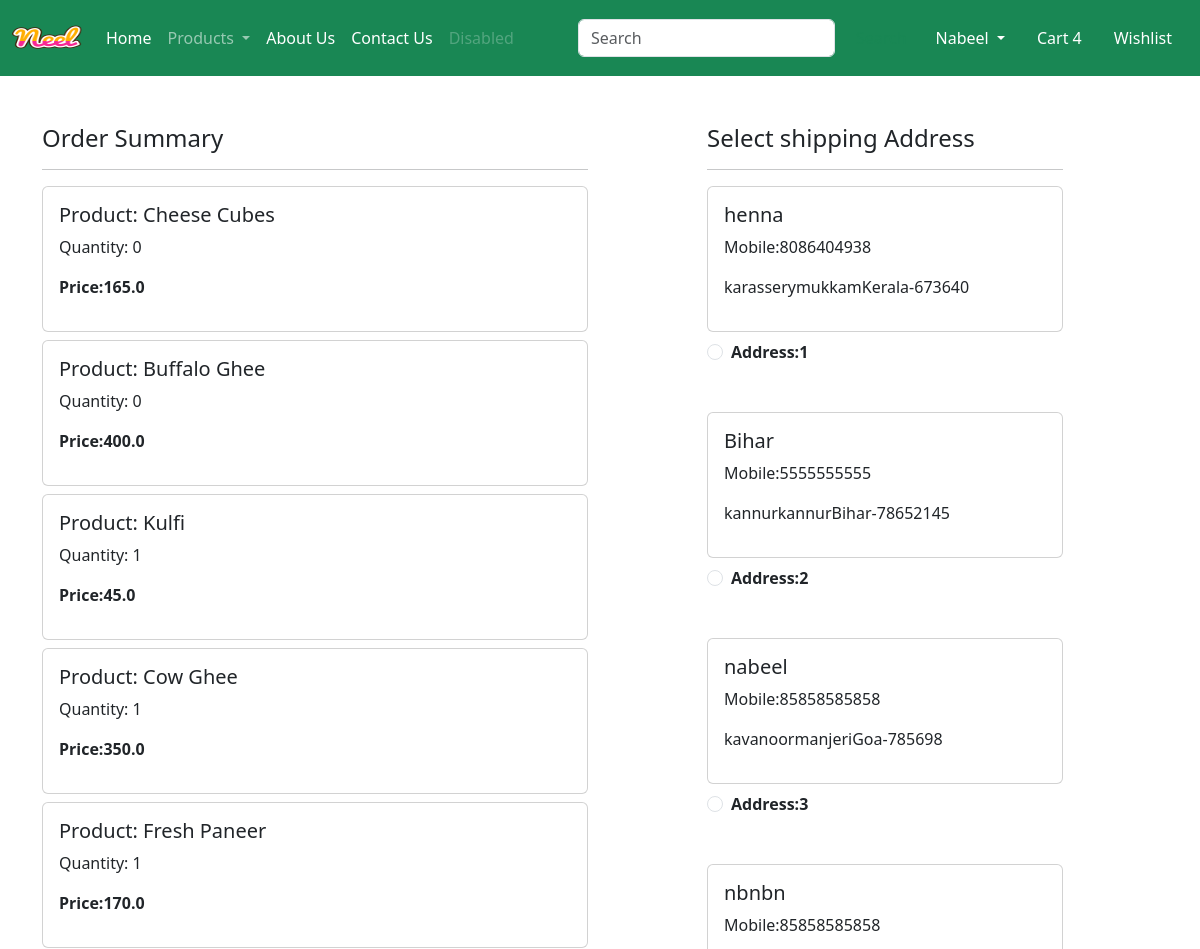
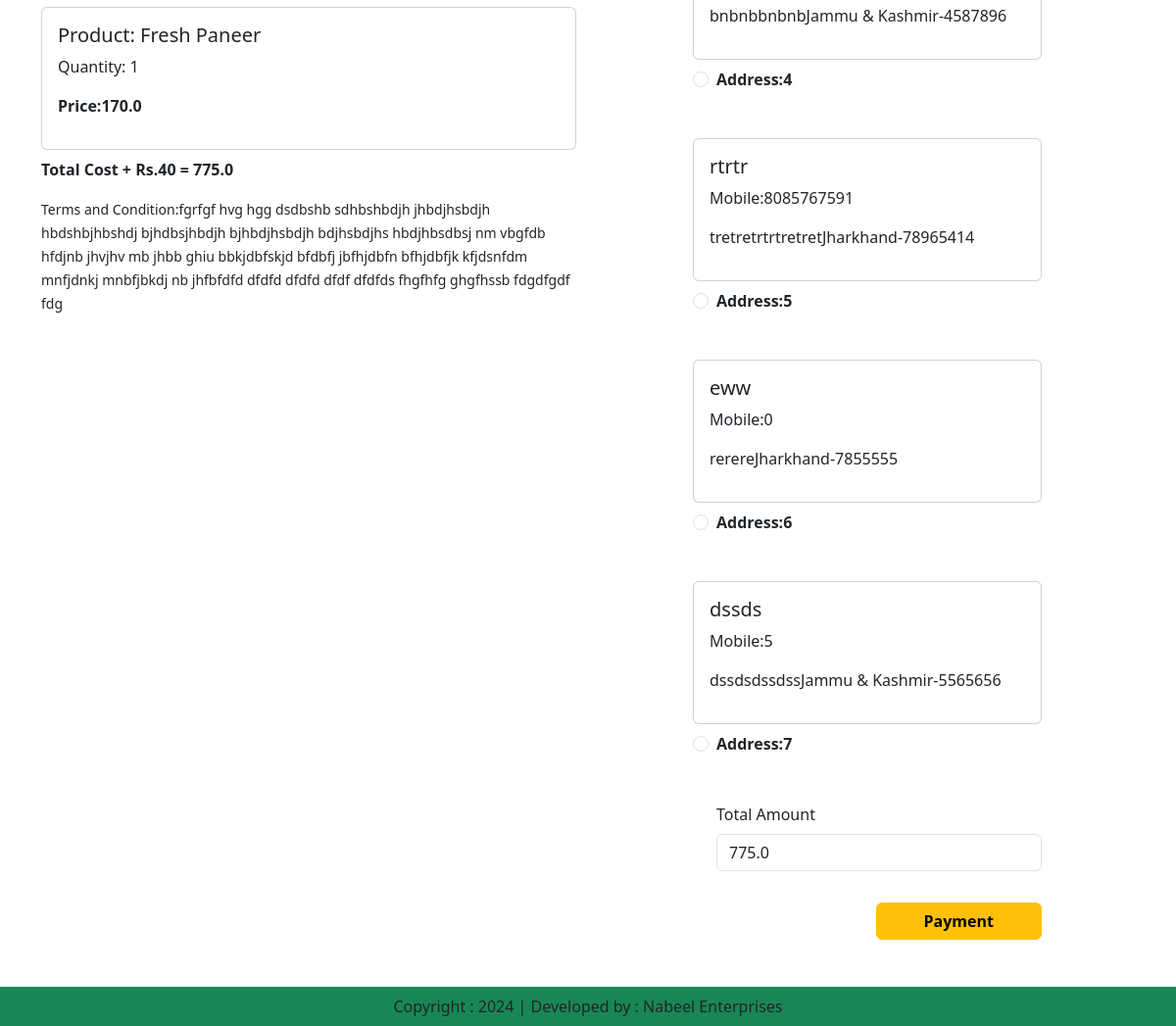
/checkout/ (signed in), run on an earlier commit of the app's database (2 pictures, top to bottom).
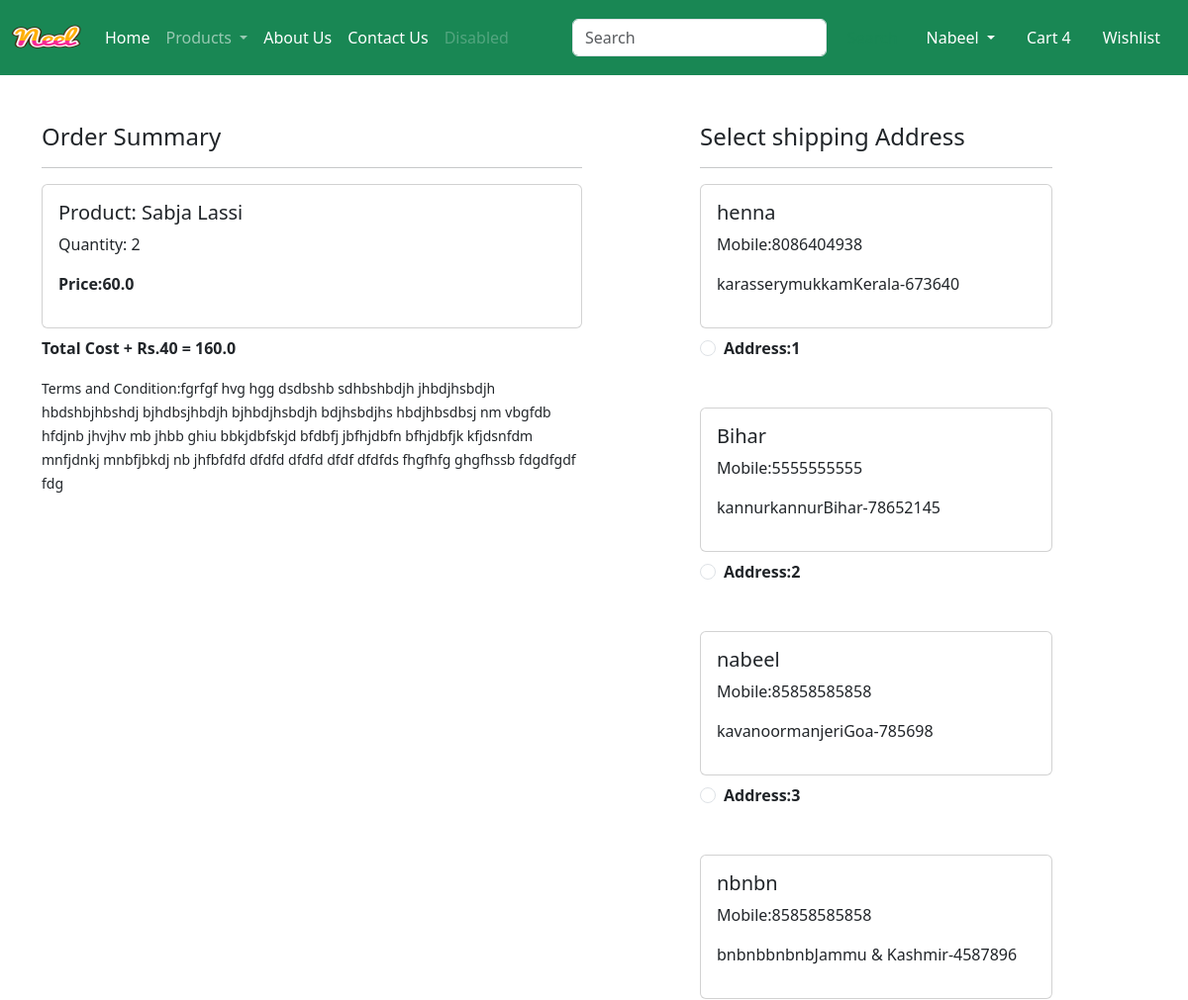
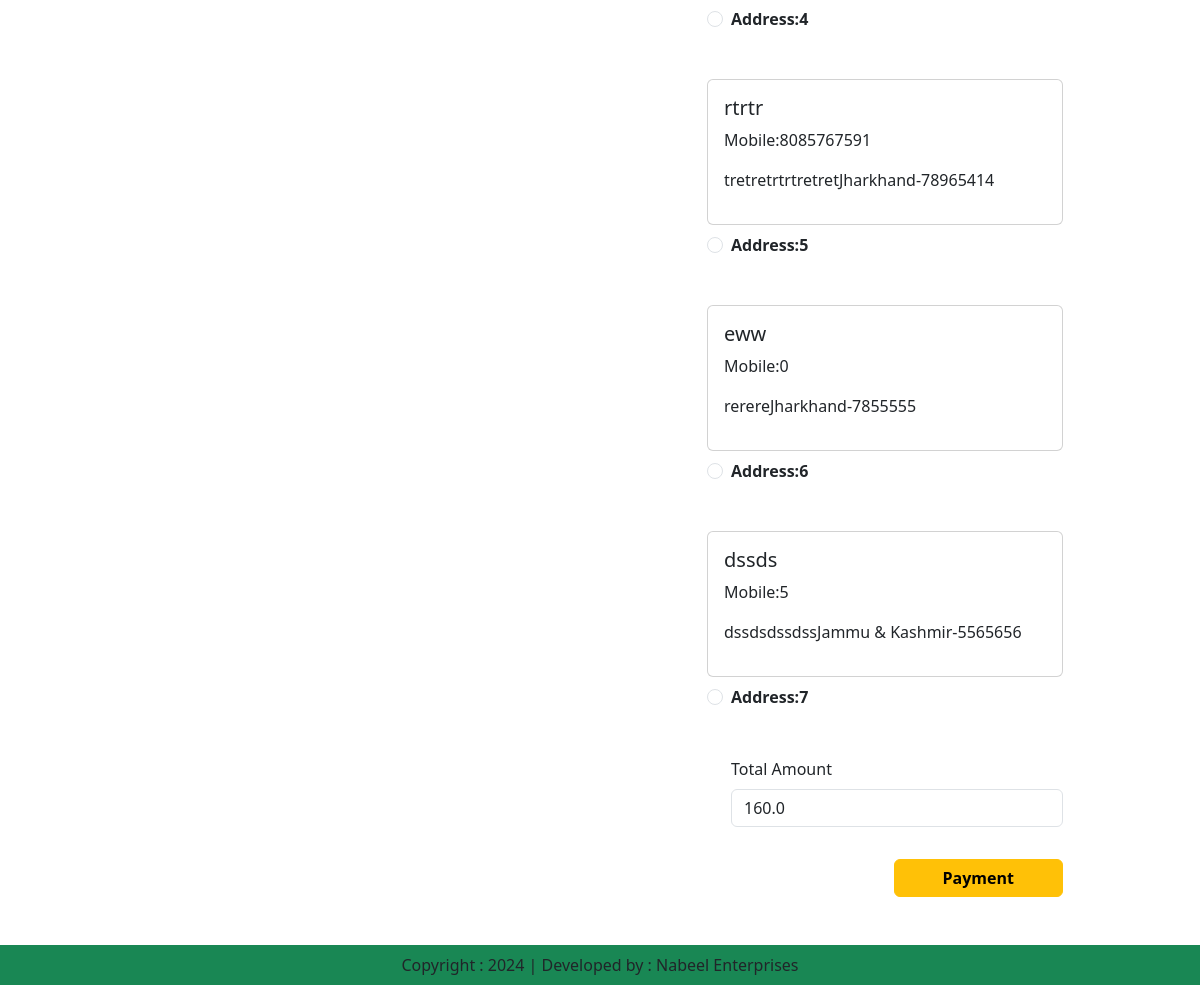
And on a later commit of the database (2 pictures, top to bottom).
### app/models.py (models this page shows, shortened)
class Cart(models.Model):
    user = models.ForeignKey(User,on_delete=models.CASCADE)
    product = models.ForeignKey(Product,on_delete=models.CASCADE)
    quantity = models.PositiveIntegerField(default=1)

class Product(models.Model):
    title = models.CharField(max_length=100)
    selling_price = models.FloatField()
    discounted_price = models.FloatField()
    description = models.TextField()
    composition = models.TextField(default='')
    prodapp = models.TextField(default='')
    category = models.CharField(choices=CATEGORY_CHOICES,max_length=2)
    product_image = models.ImageField(upload_to='product')

class Customer(models.Model):
    user = models.ForeignKey(User,on_delete=models.CASCADE)
    name = models.CharField(max_length=200)
    locality = models.CharField(max_length=200)
    city = models.CharField(max_length=50)
    mobile = models.IntegerField(default=0)
    zipcode = models.IntegerField()
    state = models.CharField(choices=STATE_CHOICES,max_length=100)

### app/views.py (the view)
# urls.py: path('checkout/', views.checkout.as_view(),name="checkout"),
class checkout(View):
    def get(self,request):
        user=request.user
        add=Customer.objects.filter(user=user)
        cart_items=Cart.objects.filter(user=user)
        famount = 0
        for p in cart_items:
            value = p.quantity * p.product.discounted_price
            famount = famount + value
        totalamount = famount + 40
        razoramount = int(totalamount * 100)
        client = razorpay.Client(auth=(settings.RAZOR_KEY_ID, settings.RAZOR_KEY_SECRET))
        data = {"amount":razoramount,"currency":"INR","receipt":"order_rcptid_12"}
        payment_response = client.order.create(data=data)
        print(payment_response)
        return render(request,'app/checkout.html',locals())

### app/templates/app/checkout.html (shortened to what this page needs)
{% extends "app/base.html" %}
{% load static %}
{% block main-content %}
<div class="container">
    <div class="row mt-5">
        <div class="col-sm-6">
            <h4>Order Summary</h4>
            <hr>
            {% for item in cart_items %}
                <div class="card mb-2">
                    <div class="card-body">
                        <h5>Product: {{item.product.title}}</h5>
                        <p>Quantity: {{item.quantity}}</p>
                        <p class="fw-bold">Price:{{item.product.discounted_price}}</p>
                    </div>
                </div>
            {% endfor %}
            <p class="fw-bold">Total Cost + Rs.40 = {{totalamount}}</p>
            <small>Terms and Condition:fgrfgf hvg hgg dsdbshb sdhbshbdjh jhbdjhsbdjh hbdshbjhbshdj bjhdbsjhbdjh bjhbdjhsbdjh bdjhsbdjhs hbdjhbsdbsj nm vbgfdb hfdjnb jhvjhv mb  jhbb ghiu bbkjdbfskjd bfdbfj jbfhjdbfn bfhjdbfjk kfjdsnfdm mnfjdnkj mnbfjbkdj  nb jhfbfdfd dfdfd dfdfd dfdf dfdfds fhgfhfg ghgfhssb fdgdfgdf fdg</small>
        </div>
        <div class="col-sm-4 offset-sm-1">
            <h4>Select shipping Address</h4>
            <hr>
            <form action="" method="post" id="myform">
                {% for ad in add %}
                    <div class="card">
                        <div class="card-body">
                            <h5>{{ad.name}}</h5>
                            <p>Mobile:{{ad.mobile}}</p>
                            <p>{{ad.locality}}{{ad.city}}{{ad.state}}-{{ad.zipcode}}</p>
                        </div>
                    </div>
                    <div class="form-check mt-2 mb-5">
                        <input class="form-check-input" type="radio" name="custid" id="custadd{{forloop.counter}}" value="{{ad.id}}">
                        <label class="form-check-label fw-bold" for="custadd{{forloop.counter}}">
                            Address:{{forloop.counter}}</label>
                    </div>
                {% endfor %}
                    <div class="form-check mb-3">
                        <label for="totalamount" class="form-label">Total Amount</label>
                        <input type="number" class="form-control" name="totalamount" value={{totalamount}} readonly>
                    </div>
                    <div class="text-end">
                       <button id="rzp-button1" type="submit" class="btn btn-warning mt-3 px-5 fw-bold">Payment</button>
                    </div>
            </form>
        </div>
    </div>
</div>
{% endblock main-content %}

What changed in the data, as far as the page shows it:
removed Cart: product "Cheese Cubes", quantity "0", product.discounted_price "165.0"
removed Cart: product "Buffalo Ghee", quantity "0", product.discounted_price "400.0"
removed Cart: product "Kulfi", quantity "1", product.discounted_price "45.0"
removed Cart: product "Cow Ghee", quantity "1", product.discounted_price "350.0"
removed Cart: product "Fresh Paneer", quantity "1", product.discounted_price "170.0"
removed Cart: product "Fresh Paneer", quantity "1", product.discounted_price "170.0"
added Cart: product "Sabja Lassi", quantity "2", product.discounted_price "60.0"
Also different on the page:
{{ totalamount }}: "775.0" → "160.0"
form field totalamount: "775.0" → "160.0"
